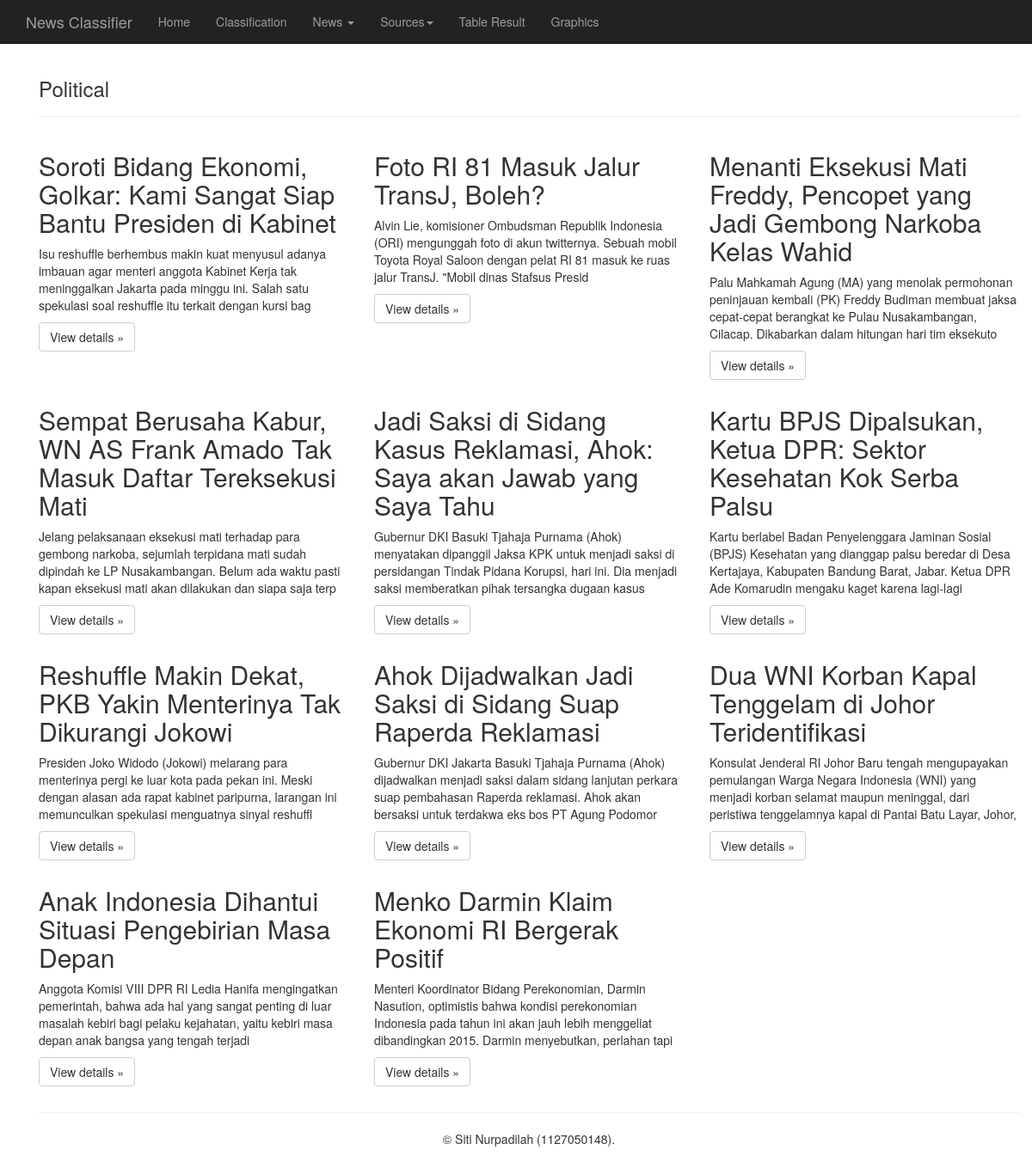
The page /?t=political on the database its author committed.
### tables this page shows
CREATE TABLE IF NOT EXISTS `berita_baru` (
`id_berita_baru` int(11) NOT NULL,
  `id_link` int(11) NOT NULL DEFAULT '0',
  `judul_berita` text,
  `isi_berita` text,
  `kategori` varchar(50) DEFAULT NULL,
  `kategori_knn` varchar(255) DEFAULT NULL,
  `kategori_nb` varchar(255) DEFAULT NULL
);

### menu/political.php (the view, shortened to what this page needs)
<div class="container">
    <div class="page-header">
        <h3>Political</h3>
    </div>
    <div class="row">
        <?php
            $sel = mysql_query("SELECT * FROM berita_baru WHERE kategori = 'Politik'");
            while ($row = mysql_fetch_array($sel)) {
        ?>
        <div class="col-md-4">
            <h2><?php echo $row['judul_berita'];?></h2>
                <p><?php echo substr($row['isi_berita'], 0, 200);?></p>
                <p><a class="btn btn-default" href="?t=readmore&id=<?php echo $row['id_berita_baru'] ?>" role="button">View details &raquo;</a></p>
        </div>
        <?php
           }
        ?>
    </div>
     <hr>
    <center>
    <footer>
        <p>&copy; Siti Nurpadilah (1127050148).</p>
    </footer>
     </center>
</div>

### index.php (shortened to what this page needs)
<!DOCTYPE html>
<html lang="en">
<head>
    <link href="assets/css/bootstrap.min.css" rel="stylesheet">
</head>
<body>
  <nav class="navbar navbar-inverse navbar-fixed-top">
      <div class="container">
        <div class="navbar-header">
          <a class="navbar-brand" href="#">News Classifier</a>
        </div>
        <div id="navbar" class="collapse navbar-collapse">
          <ul class="nav navbar-nav">
            <li><a href="?t=home">Home</a></li>
            <li><a href="?t=classification">Classification</a></li>
            <li class="dropdown">
                <a href="#" class="dropdown-toggle" data-toggle="dropdown" role="button" aria-haspopup="true" aria-expanded="false">News <span class="caret"></span></a>
            </li>
            <li class="dropdown">
                <a href="#" class="dropdown-toggle" data-toggle="dropdown" role="button" aria-haspopup="true" aria-expanded="false">Sources<span class="caret"></span></a>
            </li>
            <li><a href="?t=result">Table Result</a></li>
            <li><a href="?t=graphics">Graphics</a></li>
          </ul>
        </div>
      </div>
    </nav>
    <div class="item">
        <div class="container">
            <div class="clearfloat">
                <div id="top" class="clearfloat">
                    <div id="headline">
                        <?php
                            if (isset($_GET['t']) && $_GET['t'] == 'home') {
                                include 'home.php';
                            }
                            else if (isset($_GET['t']) && $_GET['t'] == 'classification') {
                                include 'menu/classification.php';
                            }
                            else if (isset($_GET['t']) && $_GET['t'] == 'political') {
                                include 'menu/political.php';
                            }
                        ?>
                        </div>
                    </div>
                </div>
            </div>
        </div>
</body>
</html>

### index.php (style rules this page uses)
body { padding-top: 50px; }

### rows shown on the page
berita_baru: judul_berita "Soroti Bidang Ekonomi, Golkar: Kami Sangat Siap Bantu Presiden di Kabinet", isi_berita "Isu reshuffle berhembus makin kuat menyusul adanya imbauan agar menteri anggota Kabinet Kerja tak meninggalkan Jakarta pada minggu ini. Salah satu spekulasi soal reshuffle itu terkait dengan kursi bag"
berita_baru: judul_berita "Foto RI 81 Masuk Jalur TransJ, Boleh?", isi_berita "Alvin Lie, komisioner Ombudsman Republik Indonesia (ORI) mengunggah foto di akun twitternya. Sebuah mobil Toyota Royal Saloon dengan pelat RI 81 masuk ke ruas jalur TransJ. \"Mobil dinas Stafsus Presid"
berita_baru: judul_berita "Menanti Eksekusi Mati Freddy, Pencopet yang Jadi Gembong Narkoba Kelas Wahid", isi_berita "Palu Mahkamah Agung (MA) yang menolak permohonan peninjauan kembali (PK) Freddy Budiman membuat jaksa cepat-cepat berangkat ke Pulau Nusakambangan, Cilacap. Dikabarkan dalam hitungan hari tim eksekuto"
berita_baru: judul_berita "Sempat Berusaha Kabur, WN AS Frank Amado Tak Masuk Daftar Tereksekusi Mati", isi_berita "Jelang pelaksanaan eksekusi mati terhadap para gembong narkoba, sejumlah terpidana mati sudah dipindah ke LP Nusakambangan. Belum ada waktu pasti kapan eksekusi mati akan dilakukan dan siapa saja terp"
berita_baru: judul_berita "Jadi Saksi di Sidang Kasus Reklamasi, Ahok: Saya akan Jawab yang Saya Tahu", isi_berita "Gubernur DKI Basuki Tjahaja Purnama (Ahok) menyatakan dipanggil Jaksa KPK untuk menjadi saksi di persidangan Tindak Pidana Korupsi, hari ini. Dia menjadi saksi memberatkan pihak tersangka dugaan kasus"
berita_baru: judul_berita "Kartu BPJS Dipalsukan, Ketua DPR: Sektor Kesehatan Kok Serba Palsu", isi_berita "Kartu berlabel Badan Penyelenggara Jaminan Sosial (BPJS) Kesehatan yang dianggap palsu beredar di Desa Kertajaya, Kabupaten Bandung Barat, Jabar. Ketua DPR Ade Komarudin mengaku kaget karena lagi-lagi"
berita_baru: judul_berita "Reshuffle Makin Dekat, PKB Yakin Menterinya Tak Dikurangi Jokowi", isi_berita "Presiden Joko Widodo (Jokowi) melarang para menterinya pergi ke luar kota pada pekan ini. Meski dengan alasan ada rapat kabinet paripurna, larangan ini memunculkan spekulasi menguatnya sinyal reshuffl"
berita_baru: judul_berita "Ahok Dijadwalkan Jadi Saksi di Sidang Suap Raperda Reklamasi", isi_berita "Gubernur DKI Jakarta Basuki Tjahaja Purnama (Ahok) dijadwalkan menjadi saksi dalam sidang lanjutan perkara suap pembahasan Raperda reklamasi. Ahok akan bersaksi untuk terdakwa eks bos PT Agung Podomor"
berita_baru: judul_berita "Dua WNI Korban Kapal Tenggelam di Johor Teridentifikasi", isi_berita "Konsulat Jenderal RI Johor Baru tengah mengupayakan pemulangan Warga Negara Indonesia (WNI) yang menjadi korban selamat maupun meninggal, dari peristiwa tenggelamnya kapal di Pantai Batu Layar, Johor,"
berita_baru: judul_berita "Anak Indonesia Dihantui Situasi Pengebirian Masa Depan", isi_berita "Anggota Komisi VIII DPR RI Ledia Hanifa mengingatkan pemerintah, bahwa ada hal yang sangat penting di luar masalah kebiri bagi pelaku kejahatan, yaitu kebiri masa depan anak bangsa yang tengah terjadi"
berita_baru: judul_berita "Menko Darmin Klaim Ekonomi RI Bergerak Positif", isi_berita "Menteri Koordinator Bidang Perekonomian, Darmin Nasution, optimistis bahwa kondisi perekonomian Indonesia pada tahun ini akan jauh lebih menggeliat dibandingkan 2015. Darmin menyebutkan, perlahan tapi"
